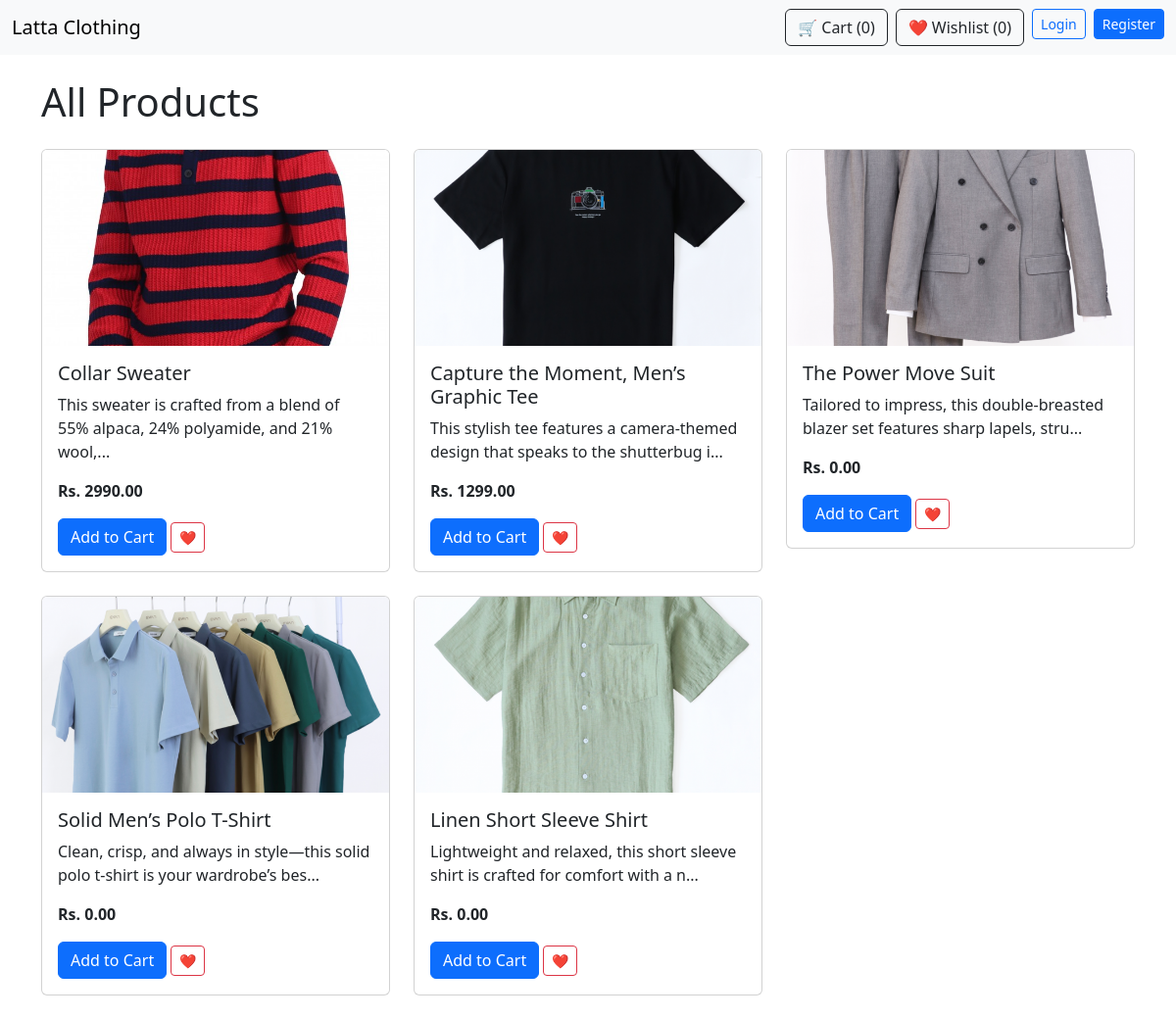
The page / on the database its author committed.
### store/models.py (models this page shows, shortened)
class Product(models.Model):
    name = models.CharField(max_length=200)
    description = models.TextField(blank=True)
    base_price = models.DecimalField(
        max_digits=10,
        decimal_places=2,
        help_text="Base price without variations"
    )
    image = models.ImageField(upload_to='product_images/')
    is_available = models.BooleanField(default=True)
    created_at = models.DateTimeField(auto_now_add=True)
    attributes = models.ManyToManyField(
        ProductAttribute,
        blank=True,
        help_text="Attributes available for this product"
    )
    class Meta:
        ordering = ['-created_at']
    @property
    def price(self):
        if hasattr(self, 'variants') and self.variants.filter(is_active=True).exists():
            return min(v.get_final_price() for v in self.variants.filter(is_active=True))
        return self.base_price

class ProductVariant(models.Model):
    product = models.ForeignKey(Product, on_delete=models.CASCADE, related_name='variants')
    sku = models.CharField(max_length=50, unique=True)
    price_modifier = models.DecimalField(
        max_digits=10,
        decimal_places=2,
        default=0.00,
        help_text="Additional price over base product price"
    )
    stock = models.PositiveIntegerField(default=0)
    attributes = models.ManyToManyField(ProductAttributeValue)
    is_active = models.BooleanField(default=True)
    class Meta:
        ordering = ['product__name', 'sku']
    def get_final_price(self):
        return self.product.base_price + self.price_modifier

### store/views.py (the view)
# urls.py: 2. Add a URL to urlpatterns:  path('', views.home, name='home')
def home(request):
    products = Product.objects.filter(is_available=True)
    return render(request, 'store/home.html', {'products': products})

### store/templates/store/home.html (shortened to what this page needs)
{% extends 'store/base.html' %}  {% block content %}
<h1 class="mb-4">All Products</h1>
<div class="row">
  {% for product in products %}
  <div class="col-md-4 mb-4">
    <div class="card">
      <img
        src="{{ product.image.url }}"
        class="card-img-top"
        height="200"
        style="object-fit: cover"
      />
      <div class="card-body">
        <h5 class="card-title">{{ product.name }}</h5>
        <p class="card-text">{{ product.description|slice:":80" }}...</p>
        <p class="fw-bold">Rs. {{ product.price }}</p>
        <button
          class="btn btn-primary add-to-cart-btn"
          data-id="{{ product.id }}"
        >
          Add to Cart
        </button>
        <button
          class="btn btn-outline-danger btn-sm wishlist-btn"
          data-id="{{ product.id }}"
        >
          ❤️
        </button>
      </div>
    </div>
  </div>
  {% endfor %}
</div>
{% endblock %}

### rows shown on the page
Product: image (picture), name "Collar Sweater", description "This sweater is crafted from a blend of 55% alpaca, 24% polyamide, and 21% wool,", price "2990.00"
Product: image (picture), name "Capture the Moment, Men’s Graphic Tee", description "This stylish tee features a camera-themed design that speaks to the shutterbug i", price "1299.00"
Product: image (picture), name "The Power Move Suit", description "Tailored to impress, this double-breasted blazer set features sharp lapels, stru", price "0.00"
Product: image (picture), name "Solid Men’s Polo T-Shirt", description "Clean, crisp, and always in style—this solid polo t-shirt is your wardrobe’s bes", price "0.00"
Product: image (picture), name "Linen Short Sleeve Shirt", description "Lightweight and relaxed, this short sleeve shirt is crafted for comfort with a n", price "0.00"

### other values the page prints
{{ request.session.cart|length|default:0 }} "0"
{{ request.user.wishlistitem_set.count|length|default:0 }} "0"
